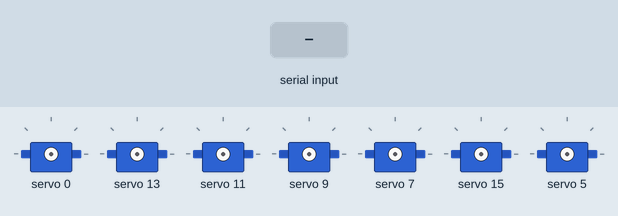
This sketch was run on a simulated Arduino Uno, built with avr-gcc and run on an emulated ATmega328P. On the bench: 7 × servo. The inputs (shaded band) are chosen by the test bench. What the sketch prints to the serial monitor is not drawn.

Above: at 1.4 s.
1.5 s: "0 1\n" received over Serial
3.0 s: "H\n" received over Serial
4.5 s: "RL\n" received over Serial
At 4.99 s:
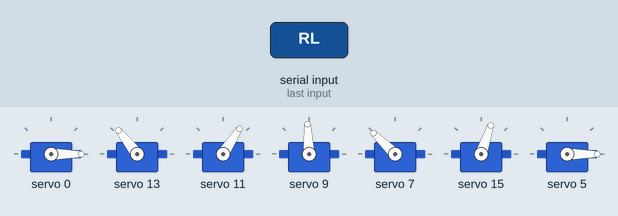
At 6.18 s:
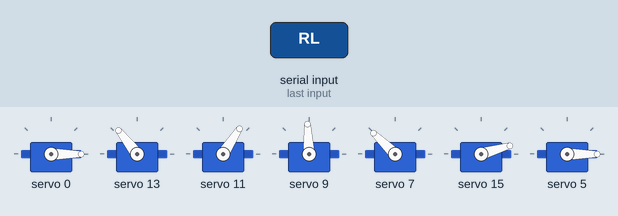
7.5 s: "0\n" received over Serial
At 8.3 s:
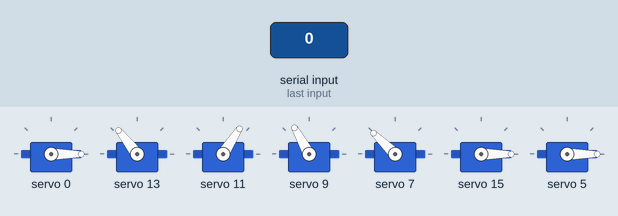
Timing chart, 0 to 10.5 s (numbered marks = the images above; inputs shaded):
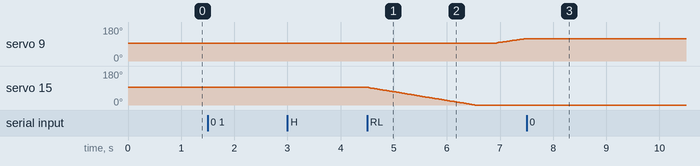

The sketch:

RobotArmCase.ino
```cpp
#include <Wire.h>
#include <Adafruit_PWMServoDriver.h>
#include <math.h>

Adafruit_PWMServoDriver pca = Adafruit_PWMServoDriver(0x40);

// ── 채널 정의 (집게=5, 손목회전=7, 손목굽힘=9, 팔꿈치=11, 어깨=13, 베이스=15) ──
#define CH_GRIPPER    5
#define CH_WRIST_R    7
#define CH_WRIST_P    9
#define CH_ELBOW     11
#define CH_SHOULDER  13
#define CH_BASE      15

// ── 링크 길이(mm) & 베이스 위험영역 ──
#define L1     130.0   // 어깨 → 팔꿈치
#define L2      65.0   // 팔꿈치 → 손목
#define L3      60.0   // 손목 → 집게 끝
#define R_BASE  70.0   // 디스크 반경 + 안전마진
#define H_SHLDR 40.0   // 어깨축 높이(디스크 윗면 기준, 추정 — 실측시 교체)

// ── 채널별 보정 (pulseMin, pulseMax, safeMin, safeMax, home) ──
struct ServoCal { int pMin, pMax, sMin, sMax, home; };
ServoCal cal[16];

void initCal() {
  for (int i = 0; i < 16; i++) cal[i] = {500, 2500, 0, 180, 90};
  //                               pMin  pMax  sMin sMax home
  cal[CH_GRIPPER]   = {500, 2500,   0,  50,   0};  // 0=열림  50=닫힘
  cal[CH_WRIST_R]   = {500, 2500,  40, 130, 130};  // 40=세로 130=가로
  cal[CH_WRIST_P]   = {500, 2500,  70, 170,  90};  // 170=일자 70=숙임
  cal[CH_ELBOW]     = {400, 2600,   0,  90,  60};  // 0=일자  90=굽힘
  cal[CH_SHOULDER]  = {400, 2600,  20, 140, 120};  // 100=수직 20=아래 140=뒤로젖힘
  cal[CH_BASE]      = {400, 2600,   0, 180,  90};  // 0=왼  90=뒤  180=오른
}

int  curAngle[16];
bool initialized[16];
int  moveDelay = 25;   // 1도당 ms (클수록 느림)
bool ems = false;

// ── 각도 → PCA 틱 ──
int angleToTicks(int ch, int angle) {
  int us = map(angle, 0, 180, cal[ch].pMin, cal[ch].pMax);
  return (int)((long)us * 4096L * 50L / 1000000L);
}

// ── FK: 어깨 기준 집게 끝 좌표 (수직평면) ──
void fkTip(int a13, int a11, int a9, float &gx, float &gz) {
  float ps = radians(a13 - 10);
  float pe = ps - radians(a11);
  float pw = pe - radians(170 - a9);
  float ex = L1 * cos(ps),         ez = L1 * sin(ps);
  float wx = ex + L2 * cos(pe),    wz = ez + L2 * sin(pe);
  gx = wx + L3 * cos(pw);          gz = wz + L3 * sin(pw);
}

// ── 충돌 판정: 집게 끝이 베이스 위험구역(아래+반경 안) 진입 ──
bool tipCollide(int a13, int a11, int a9) {
  float gx, gz;
  fkTip(a13, a11, a9, gx, gz);
  return (gz < -H_SHLDR) && (fabs(gx) < R_BASE);
}

// ── 긴급정지 확인 ──
void checkEMS() {
  if (Serial.available()) {
    String peek = Serial.readStringUntil('\n');
    peek.trim();
    if (peek == "0") { ems = true; Serial.println("!!! EMS !!!"); }
  }
}

// ── 부드러운 이동 (EMS + 팔관절 실시간 충돌가드) ──
void smoothMove(int ch, int target) {
  if (ems) return;
  target = constrain(target, cal[ch].sMin, cal[ch].sMax);

  if (!initialized[ch]) {
    pca.setPWM(ch, 0, angleToTicks(ch, target));
    curAngle[ch] = target; initialized[ch] = true;
    Serial.print("CH"); Serial.print(ch); Serial.print(" 초기 -> "); Serial.println(target);
    return;
  }

  bool armJoint = (ch == CH_SHOULDER || ch == CH_ELBOW || ch == CH_WRIST_P);
  int step = (target > curAngle[ch]) ? 1 : -1;

  for (int a = curAngle[ch]; a != target; a += step) {
    // 팔 관절이면 이동 전 충돌 예측
    if (armJoint) {
      int a13 = (ch == CH_SHOULDER) ? a : curAngle[CH_SHOULDER];
      int a11 = (ch == CH_ELBOW)    ? a : curAngle[CH_ELBOW];
      int a9  = (ch == CH_WRIST_P)  ? a : curAngle[CH_WRIST_P];
      if (tipCollide(a13, a11, a9)) {
        Serial.print("!! 충돌가드 정지 @ CH"); Serial.print(ch);
        Serial.print(" "); Serial.println(a);
        curAngle[ch] = a;
        return;
      }
    }
    pca.setPWM(ch, 0, angleToTicks(ch, a));
    delay(moveDelay);
    checkEMS();
    if (ems) { curAngle[ch] = a; return; }
  }
  pca.setPWM(ch, 0, angleToTicks(ch, target));
  curAngle[ch] = target;
  Serial.print("CH"); Serial.print(ch); Serial.print(" -> "); Serial.println(target);
}

// ── 팔(어깨/팔꿈치/손목) 안전 순서 이동 ──
//    펴는 방향(올림)은 어깨먼저, 접는 방향(내림)은 손목먼저 → 충돌 최소화
void moveArm(int a13, int a11, int a9) {
  bool lowering = (a13 < curAngle[CH_SHOULDER]);  // 어깨 내리는 동작인가
  if (lowering) {                                  // 내릴 땐 끝단부터 접기
    smoothMove(CH_WRIST_P, a9);  if (ems) return;
    smoothMove(CH_ELBOW,   a11); if (ems) return;
    smoothMove(CH_SHOULDER,a13);
  } else {                                         // 올릴 땐 어깨부터 펴기
    smoothMove(CH_SHOULDER,a13); if (ems) return;
    smoothMove(CH_ELBOW,   a11); if (ems) return;
    smoothMove(CH_WRIST_P, a9);
  }
}

// ────────── 자세 라이브러리 (case별) ──────────
// 형식: moveArm(어깨13, 팔꿈치11, 손목9)
void poseHome() {                    // 대기: 위로 컴팩트
  moveArm(120, 60, 90); if (ems) return;
  smoothMove(CH_WRIST_R, 130);
  smoothMove(CH_BASE, 90);
  smoothMove(CH_GRIPPER, 0);
  Serial.println(">> HOME");
}
void poseReady(int baseDir) {        // 준비: 방향 조준 + 팔 들고 집게 열기
  smoothMove(CH_GRIPPER, 0);
  smoothMove(CH_BASE, baseDir);
  moveArm(90, 30, 120);
  Serial.println(">> READY");
}
void posePickDown() {                // 바닥으로 내려 집을 자세 (집게 열린 채)
  smoothMove(CH_GRIPPER, 0);
  moveArm(40, 60, 120);
  Serial.println(">> PICK_DOWN");
}
void doGrip()    { smoothMove(CH_GRIPPER, 50); Serial.println(">> GRIP"); }
void doRelease() { smoothMove(CH_GRIPPER, 0);  Serial.println(">> RELEASE"); }
void poseLift()  { moveArm(120, 40, 120); Serial.println(">> LIFT"); }   // 들어올리기
void poseCarry() {                   // 이동중: 뒤보고 컴팩트(물건 쥔 채)
  smoothMove(CH_BASE, 90);
  moveArm(120, 60, 100);
  Serial.println(">> CARRY");
}
void posePlaceBack() {               // 뒤 팔로워에 내려놓기
  smoothMove(CH_BASE, 90);
  moveArm(80, 50, 100); if (ems) return;
  smoothMove(CH_GRIPPER, 0);
  Serial.println(">> PLACE_BACK");
}

// ── 자동 피킹 시퀀스 (오른쪽 집기 → 뒤 내려놓기) ──
void pickSequence() {
  poseReady(180);    if (ems) return;   // 오른쪽 조준
  posePickDown();    if (ems) return;
  doGrip();          if (ems) return;
  poseLift();        if (ems) return;
  poseCarry();       if (ems) return;   // 뒤로 회전
  posePlaceBack();   if (ems) return;
  poseHome();
  Serial.println(">>> 시퀀스 완료");
}

void setup() {
  Serial.begin(9600);
  initCal();
  pca.begin();
  pca.setPWMFreq(50);
  delay(10);
  for (int i = 0; i < 16; i++) { curAngle[i] = 90; initialized[i] = false; }

  Serial.println("=== 로봇팔 제어 (FK 충돌가드 + EMS) ===");
  Serial.println("채널 직접 : '13 90'");
  Serial.println("자세 명령 : H=홈 RL/RB/RR=준비(좌/뒤/우) P=내리기 G=집기 O=놓기 L=들기 C=이동 B=뒤놓기");
  Serial.println("자동      : K=피킹 시퀀스");
  Serial.println("속도      : 'SP 30'   긴급정지: '0'   해제: 'R'");
}

void loop() {
  if (!Serial.available()) return;
  String line = Serial.readStringUntil('\n');
  line.trim();
  if (line.length() == 0) return;

  // 긴급정지
  if (line == "0") { ems = true; Serial.println("!!! EMS !!! — 'R'로 재개"); return; }

  String up = line; up.toUpperCase();

  if (up == "R")  { ems = false; Serial.println("EMS 해제"); return; }
  if (ems)        { Serial.println("EMS 중 — 'R'로 재개"); return; }

  // 자세 명령
  if (up == "H")  { poseHome();       return; }
  if (up == "RL") { poseReady(0);     return; }  // 왼쪽
  if (up == "RB") { poseReady(90);    return; }  // 뒤
  if (up == "RR") { poseReady(180);   return; }  // 오른쪽
  if (up == "P")  { posePickDown();   return; }
  if (up == "G")  { doGrip();         return; }
  if (up == "O")  { doRelease();      return; }
  if (up == "L")  { poseLift();       return; }
  if (up == "C")  { poseCarry();      return; }
  if (up == "B")  { posePlaceBack();  return; }
  if (up == "K")  { pickSequence();   return; }

  // 속도
  if (up.startsWith("SP")) {
    int v = up.substring(2).toInt();
    if (v >= 5 && v <= 200) { moveDelay = v; Serial.print("속도 -> "); Serial.println(moveDelay); }
    return;
  }

  // 채널 직접 제어 (13 90)
  line.replace(",", " ");
  up = line; up.toUpperCase(); up.replace("CH", ""); up.trim();
  int sp = up.indexOf(' ');
  if (sp < 0) { Serial.println("형식: 13 90"); return; }
  int ch  = up.substring(0, sp).toInt();
  int ang = up.substring(sp + 1).toInt();
  if (ch < 0 || ch > 15) { Serial.println("채널 0~15"); return; }
  smoothMove(ch, ang);
}
```

Measured:
- after the input at 4.5 s, servo 9: moves from 93° to 118° over 0.59 s, starting after 2.4 s; servo 15: moves from 93° to 0° over 2.0 s, starting at once
- after the input at 7.5 s, servo 13: stays 128° (without the input it goes to 127° after 0.96 s); servo 11: stays 57° (without the input it goes to 56° after 0.16 s); servo 9: goes on until 7.5 s, then stays 119°
